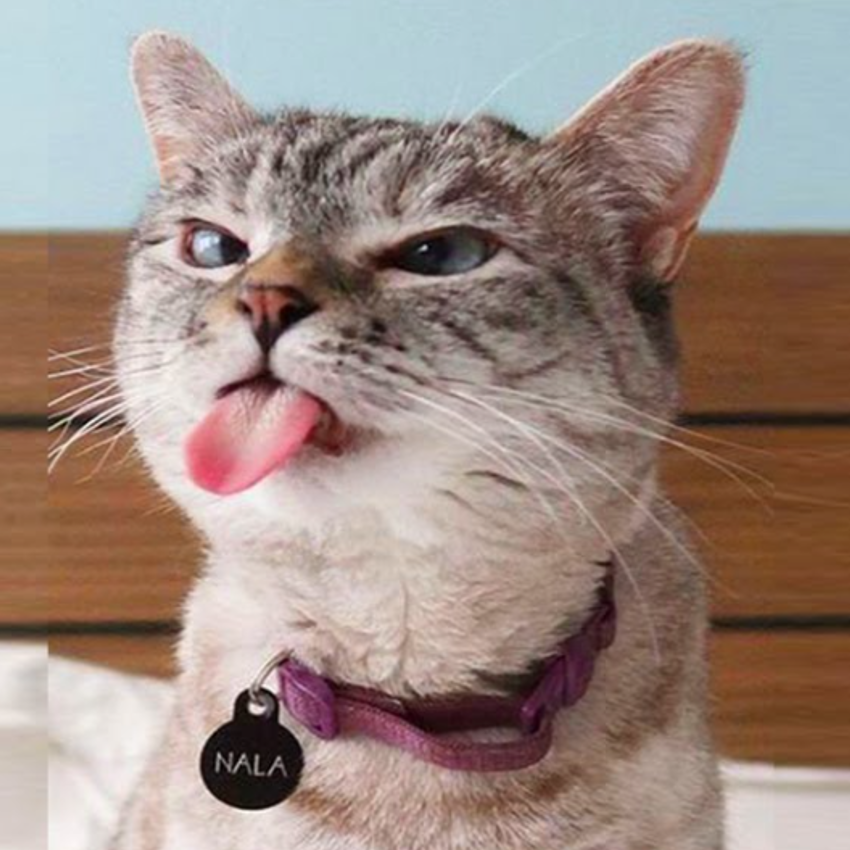
#> input picture images/input/kittycat_blebleble.png, 850 x 850 px
$ python colorful_big_one.py
#> lines starting #> are read from the running program, lines starting #| are printed output that depends on the picture
def main():

    default_image = 'kittycat_blebleble.png'
    # [5 lines of commented-out code are left out]

    default_image_path = os.path.join('..','images','input',default_image)

    loaded_image_path = default_image_path
    use_this_image = np.array(Image.open(loaded_image_path))
#> use_this_image is the input picture: shape (850, 850, 3); mean R, G, B 156.9, 138.1, 129.8

    #random_instructions_list = generate_random_instruction_list()
    create_colorful_big_one(use_this_image, generate_random_instruction_list())

    return

# ----------------------------------------------------------------
def color_image(given_image, color):

    """ This function will turn an image into the given color """

    if color == "red_color":
        given_image[:,:,[1,2]] = 0
        return given_image

    elif color == "blue_color":
        given_image[:,:,[0,1]] = 0
        return given_image

    elif color == "green_color":
        given_image[:,:,[0,2]] = 0
        return given_image

    else:
        # "no_color or faulty color"
        return given_image

# ----------------------------------------------------------------
def flip_image(given_image, manner_of_flip):

    """ This function will flip an image horizontally or vertically according to the given manner_of_flip """

    if manner_of_flip == "horizontal_flip":
        given_image = np.fliplr(given_image)
        return given_image

    elif manner_of_flip == "vertical_flip":
        given_image = flip_image(given_image, "horizontal_flip")
        given_image = rotate_image(given_image, "left_rotation")
        given_image = rotate_image(given_image, "left_rotation")
        return given_image

    else:
        # "no_flip or faulty manner_of_flip"
        return given_image

# ----------------------------------------------------------------
def rotate_image(given_image, manner_of_rotation):

    """ This function will rotate an image according to the manner_of_rotation """

    if manner_of_rotation == "left_rotation":
        given_image = np.rot90(given_image)
        return given_image

    elif manner_of_rotation == "right_rotation":
        given_image = np.rot90(given_image, 3)
        return given_image

    else:
        # "no_rotation or faulty rotation"
        return given_image

# ----------------------------------------------------------------
def apply_to_image(given_image, process):

    """ This function will make an image according to the process requested """

    if process == "noise_making":
        lower_band = 0
        upper_band = 125
        height,width = given_image.shape[:2]
        given_image[:,:,0] += np.random.randint(lower_band, upper_band, (height, width), dtype = 'uint8')
        given_image[:,:,1] += np.random.randint(lower_band, upper_band, (height, width), dtype = 'uint8')
        given_image[:,:,2] += np.random.randint(lower_band, upper_band, (height, width), dtype = 'uint8')
        return given_image

    # elif process == "grainy_making":
    #     given_image = given_image[::10, ::10, :]
    #     return given_image

    elif process == "black_and_white_making":
        given_image = given_image.astype(float)
        given_image = given_image.sum(axis = 2)
        given_image /= given_image.max()
        given_image = np.absolute(given_image)
        return given_image

    elif process == "shady_making":
        given_image = np.where(given_image > 150, 150 , 20)
        return given_image

    else:
        # "no_making or faulty making"
        return given_image

# ----------------------------------------------------------------
def create_colorful_big_one(given_image, instruction_list):

    """ This function will draw the colorful_big_one image
        and will save it each time it is randomly composed in
        folder /images/output with a date/time stamp on it. """

    # set basic parameters for the resulting image
    rows = 12
    columns = 12
    grid_position = 0
    title_color = 'black'
    row_original_image = 0
    column_original_image = 0
    grid_position_original_image = 0
    plt.figure(figsize=(36, 48))

    print(f"** step 3 ** Creating each image and subplot the modified sub-image on its gridposition")
    print(f"** step 3 ** Sit back and relax, this might take some time")
    for row in range(1,rows+1):
        for column in range(1,columns+1):

            # load original image
            part_of_colorful_big_one = given_image.copy()

            # prepare clarifying text for each image in the grid
            grid_position +=1
            plt.subplot(rows, columns, grid_position)
            plt.axis('off')
            titel=instruction_list[grid_position-1][0] + '\n' + instruction_list[grid_position-1][1] + '\n' + instruction_list[grid_position-1][2] + '\n' + instruction_list[grid_position-1][3] + '\n'
            if (instruction_list[grid_position-1][0] == 'no_color' and
                instruction_list[grid_position-1][1] == 'no_flip' and
                instruction_list[grid_position-1][2] == 'no_rotation' and
                instruction_list[grid_position-1][3] == 'no_making'):
                title_color = 'red'
                row_original_image = row
                column_original_image = column
                grid_position_original_image = grid_position
            else:
                title_color = 'black'

            plt.title(titel, color=title_color)

            # process the nth image with its destined 4 instructions
            part_of_colorful_big_one = create_instructed_image(part_of_colorful_big_one, instruction_list[grid_position-1])
            if instruction_list[grid_position-1][3] == "black_and_white_making":
                plt.imshow(part_of_colorful_big_one, cmap=plt.cm.gray)
            else:
                plt.imshow(part_of_colorful_big_one)

            # reporting as to how far the process has evolved
            print(f"** step 3 ** Instruction for grid position {grid_position} was processed", end='\r')
#> this loop made 12 passes
#> pass 1, in rotate_image, `given_image = np.rot90(given_image)`:
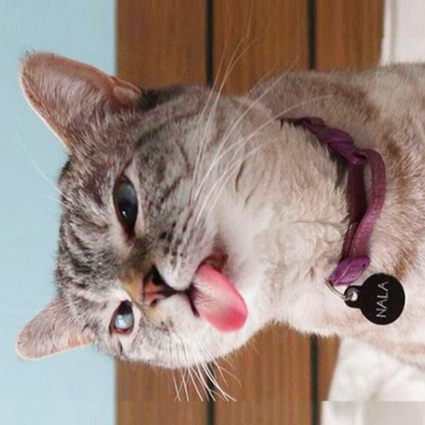
#> given_image: shape (850, 850, 3) (shown at 1/2 size); mean of channels 0, 1, 2 156.9, 138.1, 129.8; drawn as R, G, B
#> pass 1, in apply_to_image, `given_image = np.where(given_image > 150, 150 , 20)`:
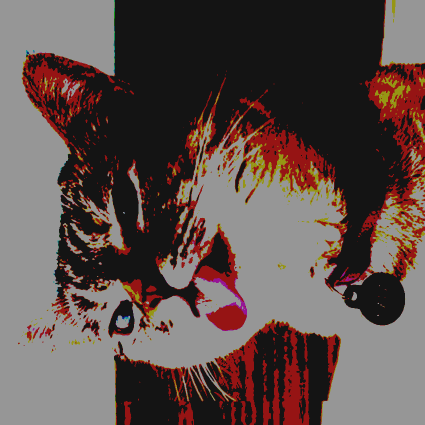
#> given_image: shape (850, 850, 3) int64 (shown at 1/2 size); mean of channels 0, 1, 2 94, 78.5, 75.2; drawn as R, G, B
#> pass 1, in create_instructed_image (call 2), `given_image = color_image(given_image, instruction[0])`:
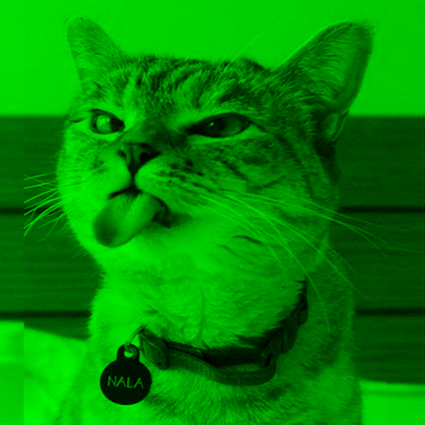
#> given_image: shape (850, 850, 3) (shown at 1/2 size); mean of channels 0, 1, 2 0, 138.1, 0; drawn as R, G, B
#> pass 1, in flip_image (call 2), `given_image = np.fliplr(given_image)`:
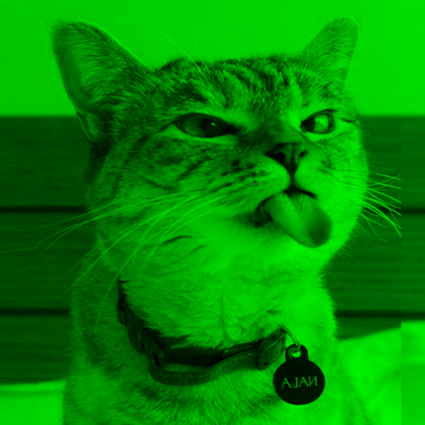
#> given_image: shape (850, 850, 3) (shown at 1/2 size); mean of channels 0, 1, 2 0, 138.1, 0; drawn as R, G, B
#> after the loop, grid_position = 144

    print()
    print(f"** step 3 ** Original image with red colored title is on row {row_original_image}, column {column_original_image}, grid postion {grid_position_original_image}")
    print()

    # saving the image with datetime stamp
    current_datetime = datetime.datetime.now()
    timestamp = current_datetime.strftime("%Y%m%d_%H%M%S")
#> timestamp = '20261120_202025'
    filename = f"colorful_big_one_{timestamp}.png"
#> filename = 'colorful_big_one_20261120_202025.png'
    save_image_path = os.path.join('..', 'images','output', filename)
    print(f"** step 4 ** Saving the resulting colorful_big_one image as {save_image_path} \n")
    plt.savefig(save_image_path, format="png")
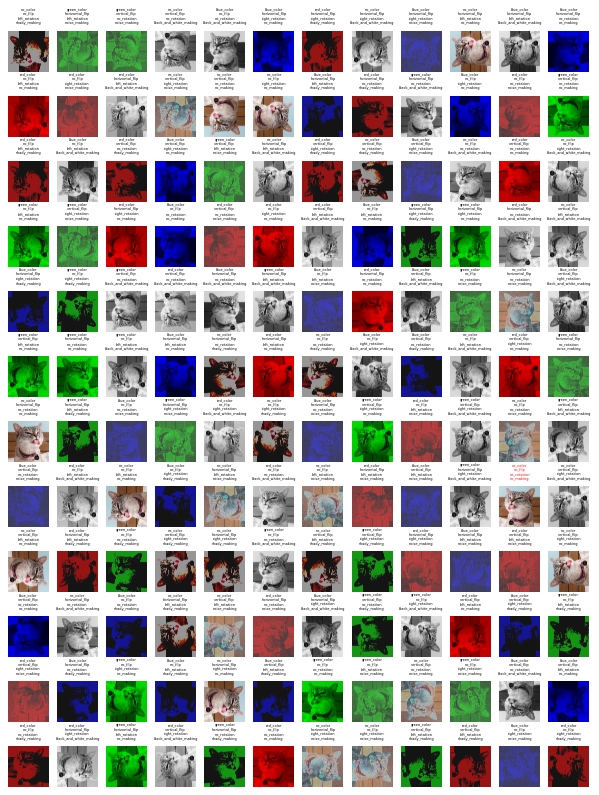
#> figure drawn by matplotlib, 144 panels

    # showing the result on screen
    print(f"** step 5 ** Executing the plt.show() instruction .. yep, still busy ...  \n")
    #plt.title(use_this_image)
    #plt.title(main().use_this_image)
    plt.show()
    plt.close

    print(f"** step 6 ** All done, do you like the result ? \n")

# ----------------------------------------------------------------
def create_instructed_image(given_image, instruction):

    """ This function will apply the instruction given on a given image.

        A single instruction is composed of 4 possible image processing options
        in the predefined order as given hereunder :

        [color, manner_of_flip, manner_of_rotation, process]

        color : set color of image to red, green, blue or no color
        manner_of_flip = do a horizontal or vertical flip or do no flip with the image
        manner_of_rotation = do a left or right rotation or do no rotation with the image
        process = apply the process of making the image noisy, shady, black and white or do nothing

        please note the process of making an image black and white is not regarded
        as setting a color, but rather as removing the color from an image. That means
        an image can be colorized first but end up being made black_and_whtite

        please also note that a horizontal flip and a left rotation produces the same
        result as a vertical flip with a right rotation"""

    given_image = color_image(given_image, instruction[0])
    given_image = flip_image(given_image, instruction[1])
    given_image = rotate_image(given_image, instruction[2])
    given_image = apply_to_image(given_image, instruction[3])

    return given_image

# ----------------------------------------------------------------
def generate_random_instruction_list():

    """ This functon creates a list of 144 instructions and then randomizes it.

        Please note an instruction is a list of 4 possible image processing options
        An instruction list is thus a list of lists"""

    colors = ["no_color", "red_color", "green_color", "blue_color"]
    flips = ["no_flip", "horizontal_flip", "vertical_flip"]
    rotations = ["no_rotation", "left_rotation", "right_rotation"]
    makings = ["no_making", "noise_making", "black_and_white_making", "shady_making"]

    # 4 possible color options
    # 3 possible flip options
    # 3 possible rotation options
    # 4 possible process options
    # gives a total of 4 * 3 * 3 * 4 = 144
    number_of_combinations = 144

    print(f"** step 1 ** Generating standard combination instruction list of {number_of_combinations} possible combinations", end='\r')
    reference_list = []
    for color in colors:
        for flip in flips:
            for rotation in rotations:
                for making in makings:
                    reference_list.append([color, flip, rotation, making])
    print(f"** step 1 ** Generating standard combination instruction list of {number_of_combinations} possible combinations, done")
    print()

    # at this point we will randomize each differentiated combinations of options to have a random sequence of processing into the colorful_big_one image
    print(f"** step 2 ** Randomizing the standard combination list for {number_of_combinations} combinations to create an new image each time executed", end='\r')
    random_sequence = np.random.permutation(np.arange(0, number_of_combinations))

    instruction_list = []
    for number in random_sequence:
        instruction_list.append(reference_list[number])


    print(f"** step 2 ** Randomizing the standard combination list for {number_of_combinations} combinations to create an new image each time executed, done")
    print()
    return instruction_list

# ----------------------------------------------------------------
if __name__ == "__main__":

    import numpy as np
    import matplotlib.pyplot as plt
    from PIL import Image
    import os
    import datetime

    main()

$ run again, with images/input/kittycat_waaah.png copied over images/input/kittycat_blebleble.png
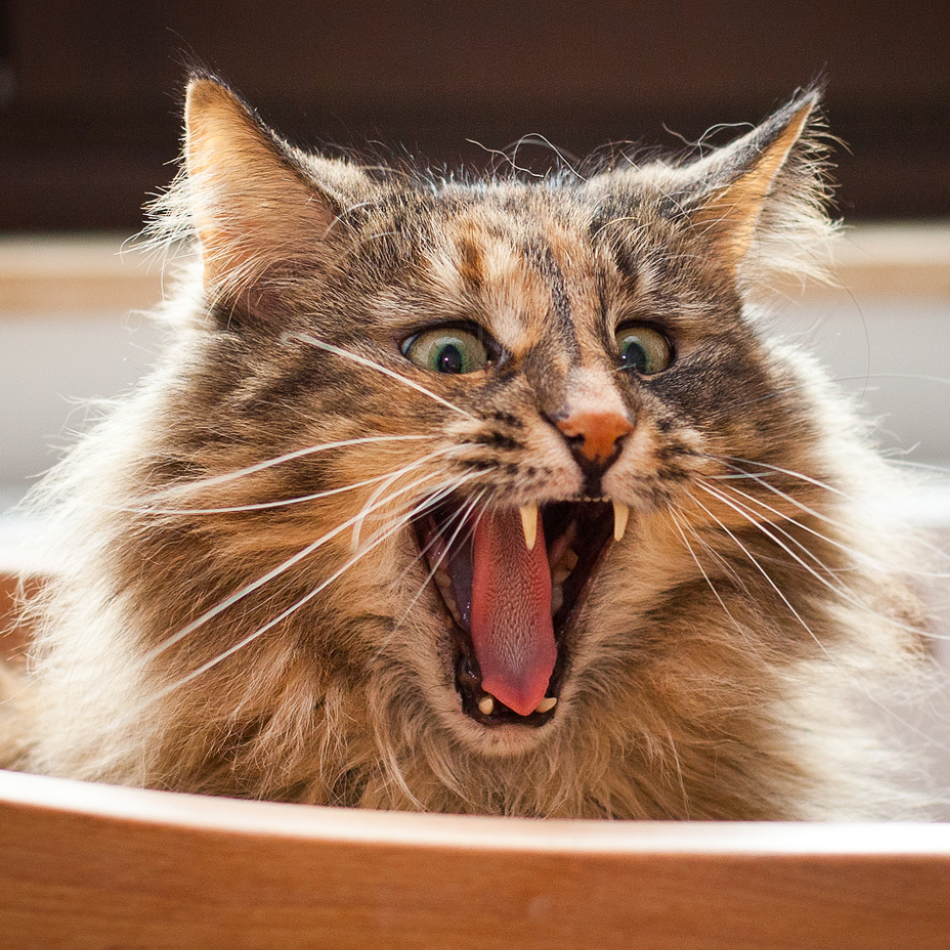
#> input picture images/input/kittycat_waaah.png, 950 x 950 px
#> in main, use_this_image is the input picture: shape (950, 950, 3); mean R, G, B 150.2, 116.3, 94.2
#> the loop in create_colorful_big_one, `for row in range(1,rows+1):` made 12 passes
#> pass 1, in create_instructed_image (call 2), `given_image = color_image(given_image, instruction[0])`:
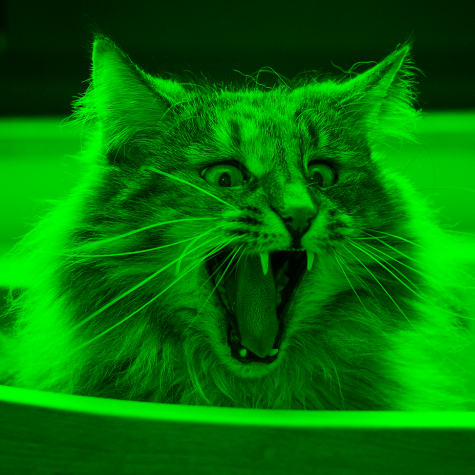
#> given_image: shape (950, 950, 3) (shown at 1/2 size); mean of channels 0, 1, 2 0, 116.3, 0; drawn as R, G, B
#> pass 1, in flip_image (call 2), `given_image = np.fliplr(given_image)`:
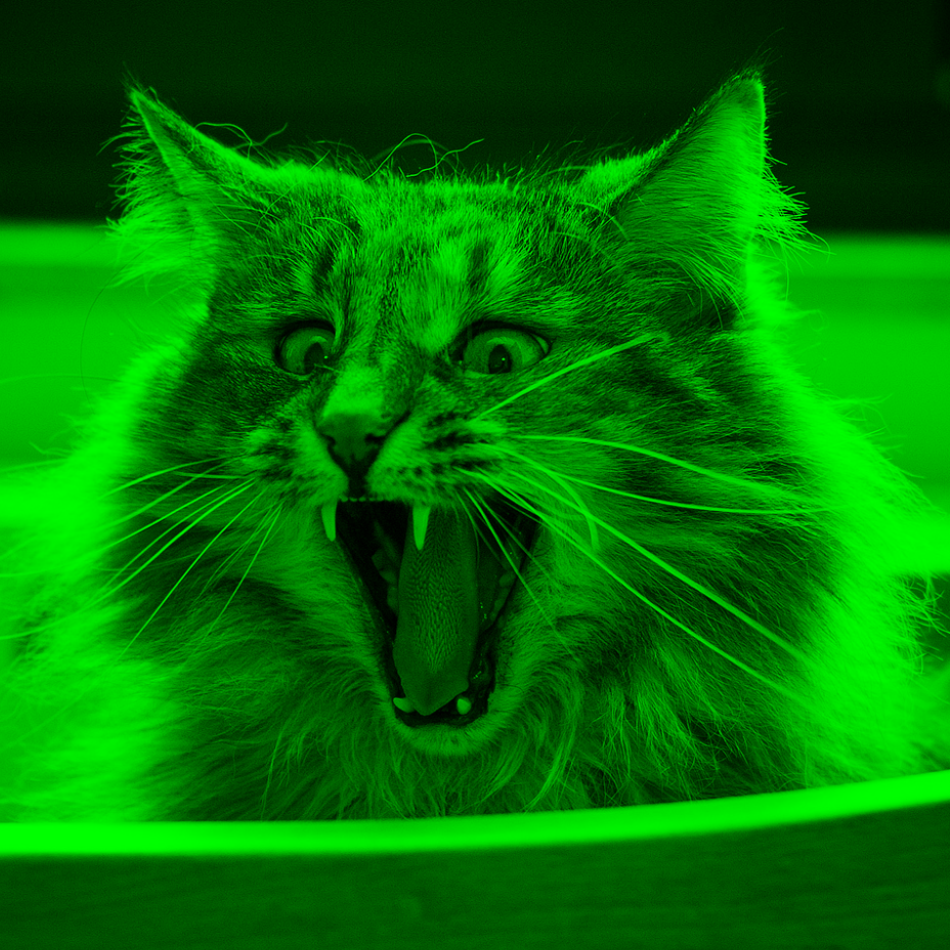
#> given_image: shape (950, 950, 3); mean of channels 0, 1, 2 0, 116.3, 0; drawn as R, G, B
#> after the loop in create_colorful_big_one, `for row in range(1,rows+1):`: grid_position = 144
#> timestamp = '20261120_202038'
#> filename = 'colorful_big_one_20261120_202038.png'
